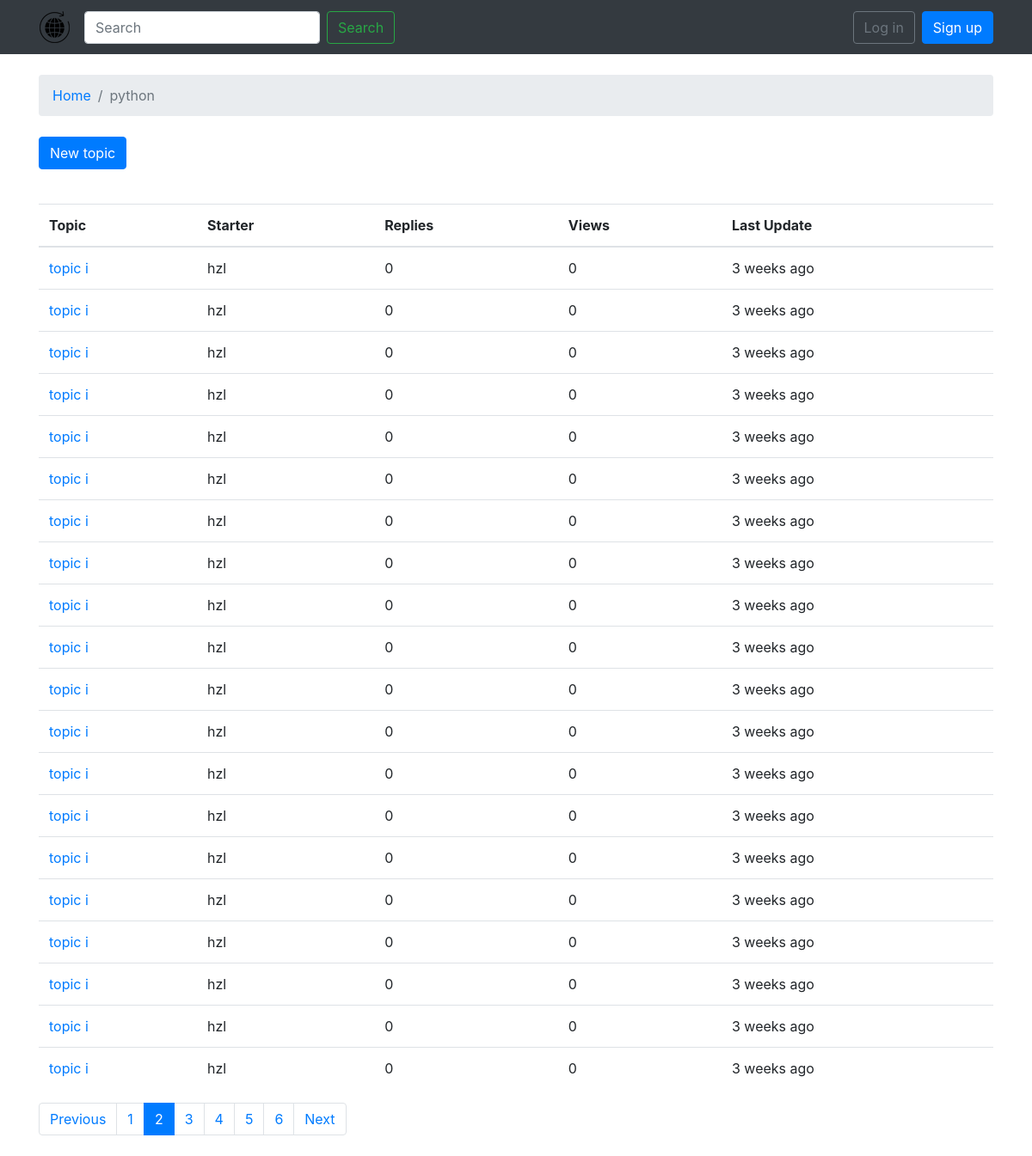
Screenshot of /boards/1/?page=2 with the database file from the repository.
### boards/models.py (models this page shows, shortened)
class Board(models.Model):
    name = models.CharField(max_length=30, unique=True)
    description = models.CharField(max_length=100)

class Topic(models.Model):
    subject = models.CharField(max_length=255)
    last_updated = models.DateTimeField(auto_now_add=True)
    board = models.ForeignKey(Board, related_name='topics',on_delete=models.CASCADE)
    starter = models.ForeignKey(User, related_name='topics',on_delete=models.CASCADE)
    views = models.PositiveIntegerField(default=0)

### boards/views.py (the view)
# urls.py: url(r'^boards/(?P<pk>\d+)/$',views.TopicListView.as_view(),name='board_topics'),
class TopicListView(ListView):
    model = Topic
    context_object_name = 'topics'
    template_name = 'topics.html'
    paginate_by = 20
    def get_context_data(self, **kwargs):
        kwargs['board'] = self.board
        return super().get_context_data(**kwargs)
    def get_queryset(self):
        self.board = get_object_or_404(Board, pk=self.kwargs.get('pk'))
        queryset = self.board.topics.order_by('-last_updated').annotate(replies=Count('posts') - 1)
        return queryset

### templates/topics.html (shortened to what this page needs)
{% extends 'base.html' %}
{% load humanize %}
{% block breadcrumb %}
  <li class="breadcrumb-item"><a href="{% url 'home' %}">Home</a></li>
  <li class="breadcrumb-item active">{{ board.name }}</li>
{% endblock %}
{% block content %}
     <div class="mb-4">
    <a href="{% url 'new_topic' board.pk %}" class="btn btn-primary">New topic</a>
    </div>
    <table class="table">
    <thead class="thead-inverse">
      <tr>
        <th>Topic</th>
        <th>Starter</th>
        <th>Replies</th>
        <th>Views</th>
        <th>Last Update</th>
      </tr>
    </thead>
    <tbody>
      {% for topic in topics %}
        <tr>
    <td><a href="{% url 'topic_posts' board.pk topic.pk %}">{{ topic.subject }}</a></td>
    <td>{{ topic.starter.username }}</td>
    <td>{{ topic.replies }}</td>
    <td>{{ topic.views }}</td>
    <td>{{ topic.last_updated|naturaltime }}</td>
        </tr>
      {% endfor %}
    </tbody>
    </table>
    {% include 'includes/pagination.html' %}
{% endblock %}

### rows the page displays
Board: name "python"
Topic: subject "topic i", starter.username "hzl", replies "0", views "0", last_updated "3 weeks ago"
Topic: subject "topic i", starter.username "hzl", replies "0", views "0", last_updated "3 weeks ago"
Topic: subject "topic i", starter.username "hzl", replies "0", views "0", last_updated "3 weeks ago"
Topic: subject "topic i", starter.username "hzl", replies "0", views "0", last_updated "3 weeks ago"
Topic: subject "topic i", starter.username "hzl", replies "0", views "0", last_updated "3 weeks ago"
Topic: subject "topic i", starter.username "hzl", replies "0", views "0", last_updated "3 weeks ago"
Topic: subject "topic i", starter.username "hzl", replies "0", views "0", last_updated "3 weeks ago"
Topic: subject "topic i", starter.username "hzl", replies "0", views "0", last_updated "3 weeks ago"
Topic: subject "topic i", starter.username "hzl", replies "0", views "0", last_updated "3 weeks ago"
Topic: subject "topic i", starter.username "hzl", replies "0", views "0", last_updated "3 weeks ago"
Topic: subject "topic i", starter.username "hzl", replies "0", views "0", last_updated "3 weeks ago"
Topic: subject "topic i", starter.username "hzl", replies "0", views "0", last_updated "3 weeks ago"
Topic: subject "topic i", starter.username "hzl", replies "0", views "0", last_updated "3 weeks ago"
Topic: subject "topic i", starter.username "hzl", replies "0", views "0", last_updated "3 weeks ago"
Topic: subject "topic i", starter.username "hzl", replies "0", views "0", last_updated "3 weeks ago"
Topic: subject "topic i", starter.username "hzl", replies "0", views "0", last_updated "3 weeks ago"
Topic: subject "topic i", starter.username "hzl", replies "0", views "0", last_updated "3 weeks ago"
Topic: subject "topic i", starter.username "hzl", replies "0", views "0", last_updated "3 weeks ago"
Topic: subject "topic i", starter.username "hzl", replies "0", views "0", last_updated "3 weeks ago"
Topic: subject "topic i", starter.username "hzl", replies "0", views "0", last_updated "3 weeks ago"

### other values shown
{{ page_num }} "1" "3" "4" "5" "6"
{{ page_num }} "2"
